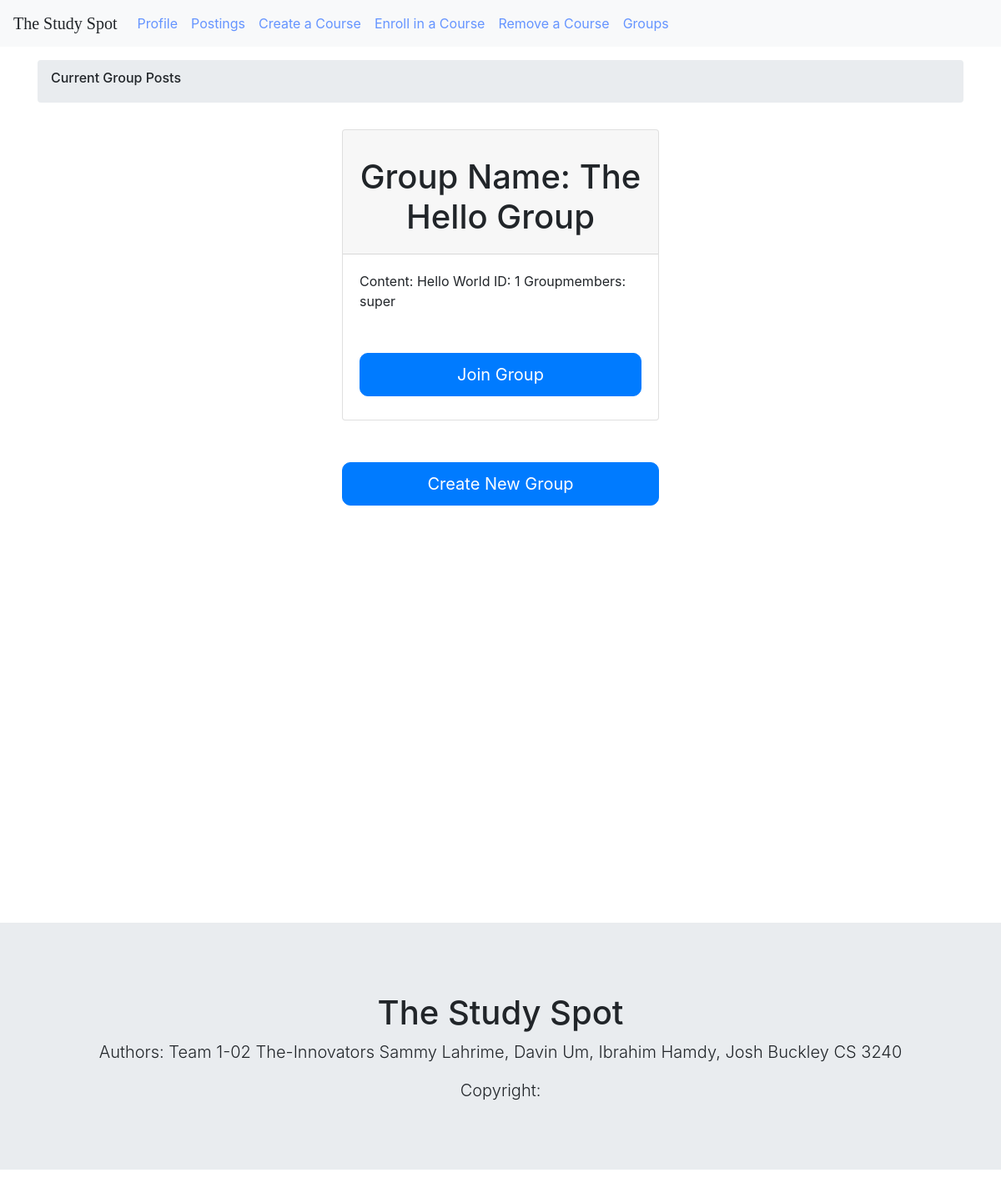
Screenshot of /groups/ (signed in) with the database file from the repository.
### StudyForum/models.py (models this page shows)
class Group(models.Model):
    group_name = models.CharField(max_length = 12, default="na")
    course = models.CharField(max_length=12, default="na")
    group_description = models.CharField(max_length = 100, default="na")
    creator = models.CharField(max_length = 12, default="na")
    phone = models.CharField(max_length = 12, default="na")

class GroupMember(models.Model):
    first_name = models.CharField(max_length = 12, default="na")
    group_id = models.IntegerField()
    member_id = models.IntegerField()

### StudyForum/views.py (the view)
# urls.py: path('groups/', views.groups, name = 'groups'),
def groups(request):
    group_list = Group.objects.all()
    member_list = GroupMember.objects.all()
    context = {'group_list' : group_list, 'member_list' : member_list}
    return render(request, 'studyforum/groupings.html',context)

### StudyForum/templates/studyforum/groupings.html (shortened to what this page needs)
{% extends './global_template.html' %}
{% block content %}
  <div class = "container my-3">
      <nav class = "breadcrumb">
        <h6 class = "breadcrumb-item-active">Current Group Posts</h6>
      </nav>
  </div>
<div class = "row">
  <div class ="col-md-4"></div>
  <div class = "col-md-4">
        {% for group in group_list %}
        <div class="card z-depth-0 bordered">
                <div class="card-header">
                  <h1>
                  Group Name: {{group.group_name}}
                  </h1>
                </div>
                <div class="card-body" id ="card-four">
                  Content: {{group.group_description}}
                  ID: {{group.id}}
                  Groupmembers:
                  {% for member in member_list %}
                  {% if member.group_id == group.id %}
                  {{member.first_name}}
                  {% endif %}
                  {% endfor %}
                  <h1>
                    <form>
                      <button formaction="{% url 'studyforum:joingroup' user_id=user.id group_id=group.id %}" class = "btn btn-block btn-primary big-button">Join Group</button>
                    </form>
                  </h1>
                </div>
              </div>
        {% endfor %}
        </div>
        <div class = "col-md-4"></div>
  </div>
    <div class = "row">
      <div class="col-md-4"></div>
      <div class="col-md-4">
    <form>
    <button formaction="{% url 'studyforum:groupsubmit' %}" class = "btn btn-block btn-primary big-button">Create New Group</button>
    </form>
    </div>
    <div class="col-md-4"></div>
    </div>
    {% endblock%}

### StudyForum/static/css/main.css (style rules this page uses)
h1 { text-align: center; margin-top:20px; }
.big-button { padding: 10px 20px; font-size: 20px; border-radius: 10px; margin-top: 50px; }

### rows the page displays
Group: group_name "The Hello Group", group_description "Hello World", id "1"
GroupMember: first_name "super"
